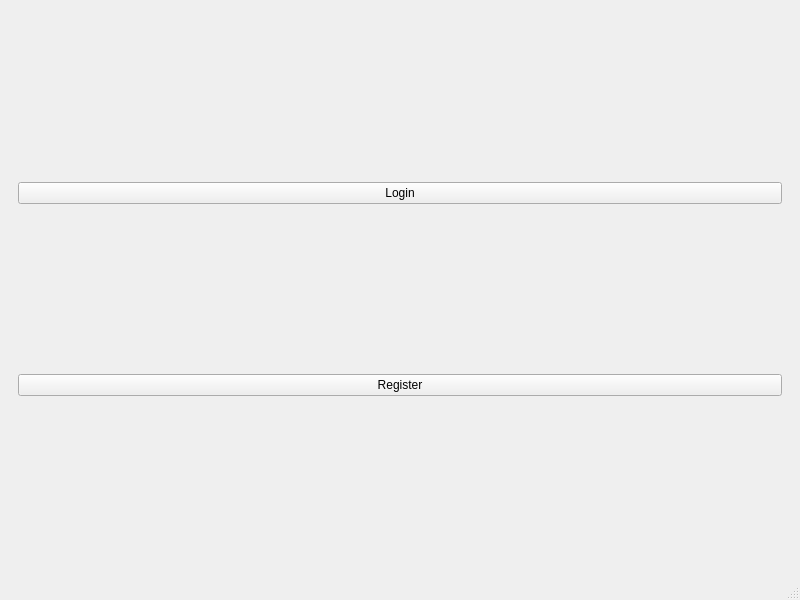
<?xml version="1.0" encoding="UTF-8"?>
<ui version="4.0">
 <class>MainWindow</class>
 <widget class="QMainWindow" name="MainWindow">
  <property name="geometry">
   <rect>
    <x>0</x>
    <y>0</y>
    <width>800</width>
    <height>600</height>
   </rect>
  </property>
  <property name="windowTitle">
   <string>MainWindow</string>
  </property>
  <widget class="QWidget" name="centralwidget">
   <layout class="QHBoxLayout" name="horizontalLayout">
    <item>
     <widget class="QWidget" name="widget" native="true">
      <layout class="QVBoxLayout" name="verticalLayout">
       <item>
        <widget class="QPushButton" name="Login">
         <property name="text">
          <string>Login</string>
         </property>
        </widget>
       </item>
       <item>
        <widget class="QPushButton" name="registerButton">
         <property name="text">
          <string>Register</string>
         </property>
        </widget>
       </item>
      </layout>
     </widget>
    </item>
   </layout>
  </widget>
  <widget class="QMenuBar" name="menubar">
   <property name="geometry">
    <rect>
     <x>0</x>
     <y>0</y>
     <width>800</width>
     <height>21</height>
    </rect>
   </property>
  </widget>
  <widget class="QStatusBar" name="statusbar"/>
 </widget>
 <resources/>
 <connections/>
</ui>
